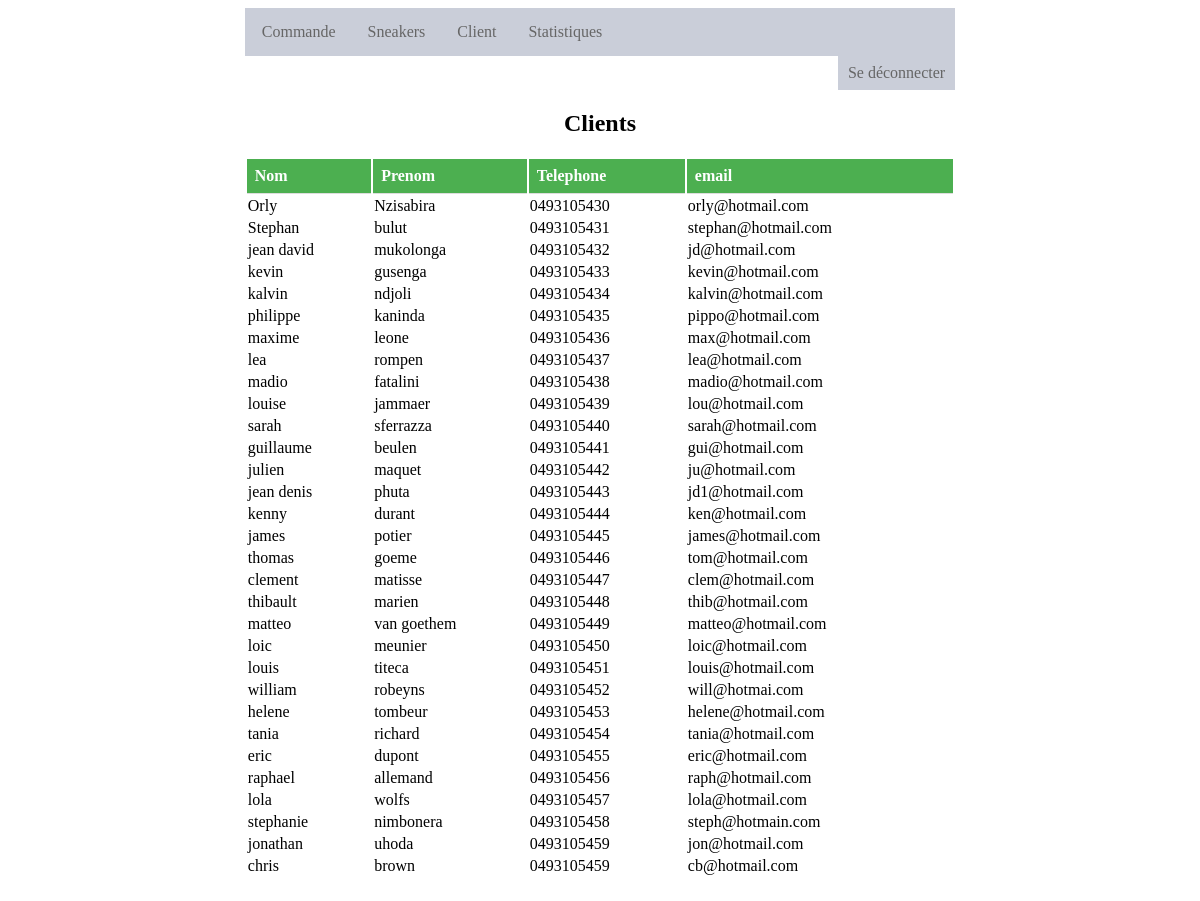
The page /admin/client.php (signed in) on the database its author committed.
### tables this page shows
CREATE TABLE Client(
        idClient  Int  Auto_increment  NOT NULL ,
        nom       Varchar (50) NOT NULL ,
        prenom    Varchar (50) NOT NULL ,
        telephone Varchar (50) NOT NULL ,
        email     Varchar (50) NOT NULL,
        username Varchar(50) NOT NULL,
        mdp Varchar(50) NOT NULL,
        CONSTRAINT Client_PK PRIMARY KEY (idClient)
);

### admin/client.php (the view, shortened to what this page needs)
<?php
	require_once '../config.php';
?>
<!DOCTYPE html>
<html>
<link rel="stylesheet" type="text/css" href="../style.css">
<head>
</head>
<body>
<div class="contenant">
	<div class="menu">
		<ul class="menu">
            <li class="menu"><a  href="home.php">Commande</a></li>
			<li class="menu"><a  href="sneakers.php">Sneakers</a></li>
			<li class="menu"><a href="client.php">Client</a></li>
            <li class="menu"><a href="stats.php">Statistiques</a></li>
		</ul>
		<ul class="menu_s">
        <li class="menu_s"><a href="signout.php">Se déconnecter</a></li>
		</ul>
	</div>
	<div>
	<h2 align="center"> Clients </h2>
    <?php
	$result = mysqli_query($con, "SELECT * FROM client");
	echo '<table style="width:100%">';
  	echo '<tr><th>Nom</th><th>Prenom</th><th>Telephone</th><th>email</th></tr>';
	while($row = mysqli_fetch_array($result)){
		echo '<tr>';
		echo '<td>'.$row['nom'].'</td>';
		echo '<td>'.$row['prenom'].'</td>';
		echo '<td>0'.$row['telephone'].'</td>';
        echo '<td>'.$row['email'].'</td>';
		echo '</tr>';
	}
	echo '</table>';
	echo "<br><br>";
	?>
	</div>
</div>
</body>
</html>

### style.css (style rules this page uses)
.contenant { display:block; margin-left: auto; margin-right: auto; width:60%; }
ul.menu { list-style-type: none; margin: 0; padding: 0; overflow: hidden; border: 1px solid #caced9; background-color: #caced9; }
li.menu { float: left; }
li.menu a { display: block; color: #666; text-align: center; padding: 14px 16px; text-decoration: none; }
ul.menu_s { list-style-type: none; margin: 0; padding: 0; overflow: hidden; background-color: white; }
li.menu_s { float: right; }
li.menu_s a { display: block; color: #666; text-align: center; padding: 8px 10px; text-decoration: none; background-color: #caced9; }
th { padding: 8px; text-align: left; border-bottom: 1px solid #ddd; background-color: #4CAF50; color:white; }
a:link { color: blue; }

### rows shown on the page
client: nom "Orly", prenom "Nzisabira", telephone "493105430", email "orly@hotmail.com"
client: nom "Stephan", prenom "bulut", telephone "493105431", email "stephan@hotmail.com"
client: nom "jean david", prenom "mukolonga", telephone "493105432", email "jd@hotmail.com"
client: nom "kevin", prenom "gusenga", telephone "493105433", email "kevin@hotmail.com"
client: nom "kalvin", prenom "ndjoli", telephone "493105434", email "kalvin@hotmail.com"
client: nom "philippe", prenom "kaninda", telephone "493105435", email "pippo@hotmail.com"
client: nom "maxime", prenom "leone", telephone "493105436", email "max@hotmail.com"
client: nom "lea", prenom "rompen", telephone "493105437", email "lea@hotmail.com"
client: nom "madio", prenom "fatalini", telephone "493105438", email "madio@hotmail.com"
client: nom "louise", prenom "jammaer", telephone "493105439", email "lou@hotmail.com"
client: nom "sarah", prenom "sferrazza", telephone "493105440", email "sarah@hotmail.com"
client: nom "guillaume", prenom "beulen", telephone "493105441", email "gui@hotmail.com"
client: nom "julien", prenom "maquet", telephone "493105442", email "ju@hotmail.com"
client: nom "jean denis", prenom "phuta", telephone "493105443", email "jd1@hotmail.com"
client: nom "kenny", prenom "durant", telephone "493105444", email "ken@hotmail.com"
client: nom "james", prenom "potier", telephone "493105445", email "james@hotmail.com"
client: nom "thomas", prenom "goeme", telephone "493105446", email "tom@hotmail.com"
client: nom "clement", prenom "matisse", telephone "493105447", email "clem@hotmail.com"
client: nom "thibault", prenom "marien", telephone "493105448", email "thib@hotmail.com"
client: nom "matteo", prenom "van goethem", telephone "493105449", email "matteo@hotmail.com"
client: nom "loic", prenom "meunier", telephone "493105450", email "loic@hotmail.com"
client: nom "louis", prenom "titeca", telephone "493105451", email "louis@hotmail.com"
client: nom "william", prenom "robeyns", telephone "493105452", email "will@hotmai.com"
client: nom "helene", prenom "tombeur", telephone "493105453", email "helene@hotmail.com"
client: nom "tania", prenom "richard", telephone "493105454", email "tania@hotmail.com"
client: nom "eric", prenom "dupont", telephone "493105455", email "eric@hotmail.com"
client: nom "raphael", prenom "allemand", telephone "493105456", email "raph@hotmail.com"
client: nom "lola", prenom "wolfs", telephone "493105457", email "lola@hotmail.com"
client: nom "stephanie", prenom "nimbonera", telephone "493105458", email "steph@hotmain.com"
client: nom "jonathan", prenom "uhoda", telephone "493105459", email "jon@hotmail.com"
client: nom "chris", prenom "brown", telephone "493105459", email "cb@hotmail.com"
